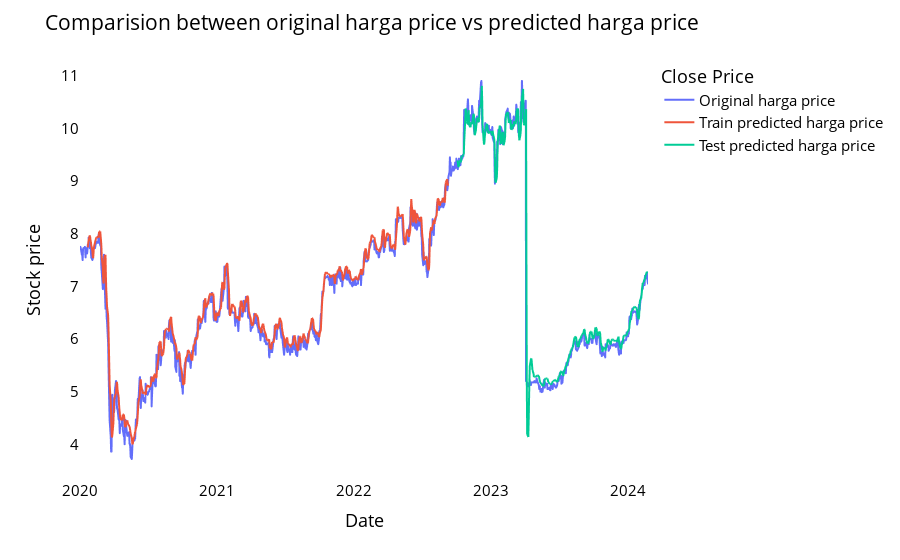

The code cell stored with this chart in its notebook:
### Code cell
# shift train predictions for plotting
look_back=time_step
trainPredictPlot = np.empty_like(mandiri_norm)
trainPredictPlot[:, :] = np.nan
trainPredictPlot[look_back:len(train_predict)+look_back, :] = train_predict
print("Train predicted data: ", trainPredictPlot.shape)

#shift test predictions for plotting
testPredictPlot = np.empty_like(mandiri_norm)
testPredictPlot[:, :] = np.nan
testPredictPlot[len(train_predict)+(look_back*2)+1:len(train_predict)+(look_back*2)+1+len(test_predict), :] = test_predict
print("Test predicted data: ", testPredictPlot.shape)

names = cycle(['Original harga price','Train predicted harga price','Test predicted harga price'])


plotdf = pd.DataFrame({'date': mandiri['tanggal'],
                       'original_harga': mandiri['harga'],
                      'train_predicted_harga': trainPredictPlot.reshape(1,-1)[0].tolist(),
                      'test_predicted_harga': testPredictPlot.reshape(1,-1)[0].tolist()})

fig = px.line(plotdf,x=plotdf['date'], y=[plotdf['original_harga'],plotdf['train_predicted_harga'],
                                          plotdf['test_predicted_harga']],
              labels={'value':'Stock price','date': 'Date'})
fig.update_layout(title_text='Comparision between original harga price vs predicted harga price',
                  plot_bgcolor='white', font_size=15, font_color='black', legend_title_text='Close Price')
fig.for_each_trace(lambda t:  t.update(name = next(names)))

fig.update_xaxes(showgrid=False)
fig.update_yaxes(showgrid=False)
fig.show()

### Figure 1 — Plotly figure (JSON) as saved in the notebook; plotly's stock layout.template omitted (floating-point values rounded to 4 significant figures; data arrays with more than 128 entries replaced by an {"elided": "..."} marker saying what was removed)
{"data": [{"hovertemplate": "variable=original_harga<br>Date=%{x}<br>Stock price=%{y}<extra></extra>", "legendgroup": "original_harga", "line": {"color": "#636efa", "dash": "solid"}, "marker": {"symbol": "circle"}, "mode": "lines", "name": "Original harga price", "showlegend": true, "type": "scattergl", "x": {"elided": "1083 str values"}, "xaxis": "x", "y": {"elided": "1083 float values"}, "yaxis": "y"}, {"hovertemplate": "variable=train_predicted_harga<br>Date=%{x}<br>Stock price=%{y}<extra></extra>", "legendgroup": "train_predicted_harga", "line": {"color": "#EF553B", "dash": "solid"}, "marker": {"symbol": "circle"}, "mode": "lines", "name": "Train predicted harga price", "showlegend": true, "type": "scattergl", "x": {"elided": "1083 str values"}, "xaxis": "x", "y": {"elided": "1083 float values"}, "yaxis": "y"}, {"hovertemplate": "variable=test_predicted_harga<br>Date=%{x}<br>Stock price=%{y}<extra></extra>", "legendgroup": "test_predicted_harga", "line": {"color": "#00cc96", "dash": "solid"}, "marker": {"symbol": "circle"}, "mode": "lines", "name": "Test predicted harga price", "showlegend": true, "type": "scattergl", "x": {"elided": "1083 str values"}, "xaxis": "x", "y": {"elided": "1083 float values"}, "yaxis": "y"}], "layout": {"font": {"color": "black", "size": 15}, "legend": {"title": {"text": "Close Price"}, "tracegroupgap": 0}, "margin": {"t": 60}, "plot_bgcolor": "white", "title": {"text": "Comparision between original harga price vs predicted harga price"}, "xaxis": {"anchor": "y", "domain": [0, 1], "showgrid": false, "title": {"text": "Date"}}, "yaxis": {"anchor": "x", "domain": [0, 1], "showgrid": false, "title": {"text": "Stock price"}}}}
